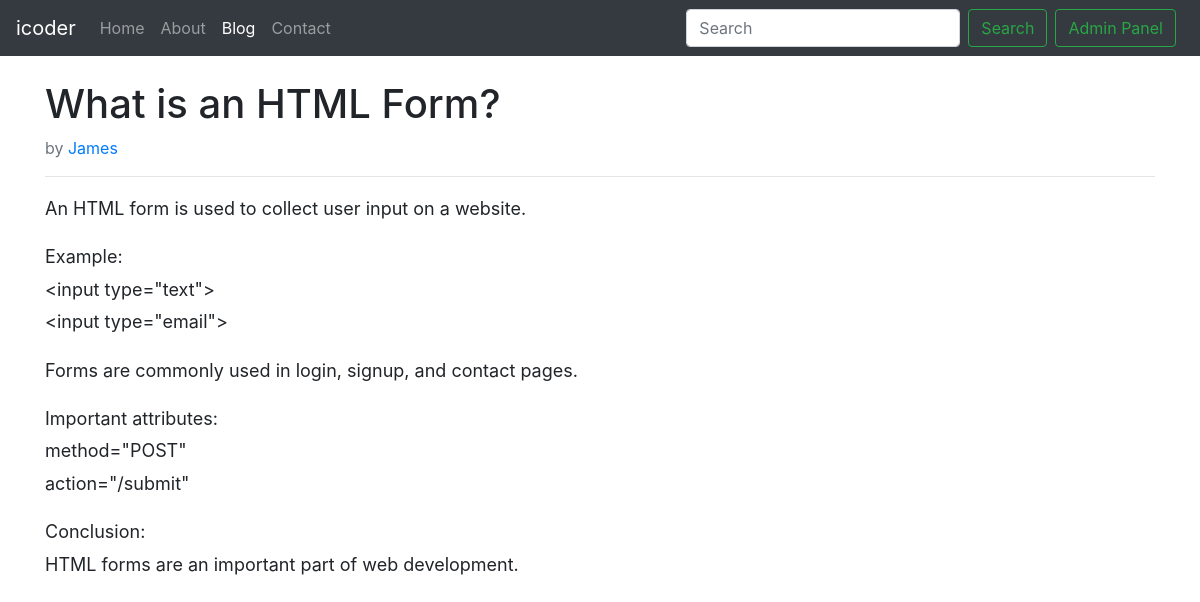
Page /blog/what-is-html-form/ on the committed database.
### blog/models.py (models this page shows, shortened)
class Post(models.Model):
    sno=models.AutoField(primary_key=True)
    title=models.CharField(max_length=255)
    content=models.TextField()
    author=models.CharField(max_length=100)
    slug=models.CharField(max_length=130)
    timestamp=models.DateTimeField(blank=True)

### blog/views.py (the view)
# urls.py: path('<str:slug>/', views.blogPost, name='blogPost'),
def blogPost(request,slug):
    post=Post.objects.filter(slug=slug).first()
    context={'post':post}
    return render(request,'blog/blogPost.html',context)

### templates/blog/blogPost.html (shortened to what this page needs)
{% extends 'home/base.html' %}
{% block blogactive %} active {% endblock blogactive %}
{% block body %}
<div class="container my-4">
    <h1 class="blog-post-title">{{ post.title }}</h1>
    <p class="text-muted">
        {{ post.timeStamp }} by
        <a href="/about">{{ post.author }}</a>
    </p>
    <hr>
    <div style="font-size:18px; line-height:1.8;">
        {{ post.content|linebreaks }}
    </div>
</div>
{% endblock body %}

### rows in the picture
Post: title "What is an HTML Form?", author "James", content "An HTML form is used to collect user input on a website. Example: <input type=\"text\"> <input type=\"email\"> Forms are commonly used in login, signup, and contact pages. Important attributes: method=\"POST\" action=\"/submit\" Conclusion: HTML forms are an important part of web development."
